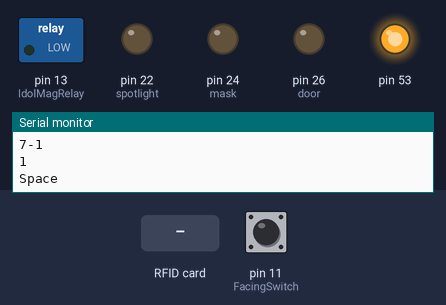
This sketch was run on a simulated Arduino Mega 2560, built with avr-gcc and run on an emulated ATmega2560. On the bench: switched loads named in the sketch (green lamp = pin HIGH), output pins drawn as LEDs (lit = HIGH), the last lines printed to the serial monitor. The test bench sets the inputs (shaded band); at power-on: pin 11 (FacingSwitch) HIGH. Pins used as bus, display or sensor lines are not drawn.

Above: at 1.6 s.
1.7 s: pin 11 (FacingSwitch) pulled LOW for 0.15 s
At 1.85 s:
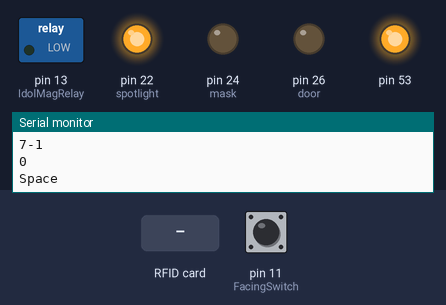
3.4 s: RFID card BA 32 40 46 held to the reader
4.9 s: RFID card CA AA C1 DD held to the reader
6.4 s: pin 11 (FacingSwitch) pulled LOW for 3.2 s
At 10.7 s:
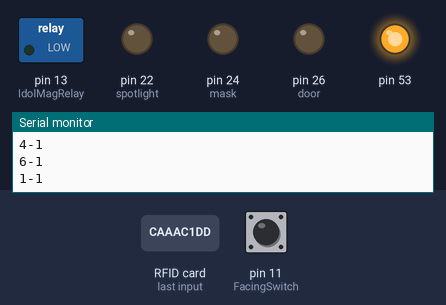
11.2 s: RFID card 5A 0C AB DD held to the reader
12.7 s: pin 11 (FacingSwitch) pulsed LOW 5 times (0.12 s each, 0.3 s apart)
At 13.32 s:
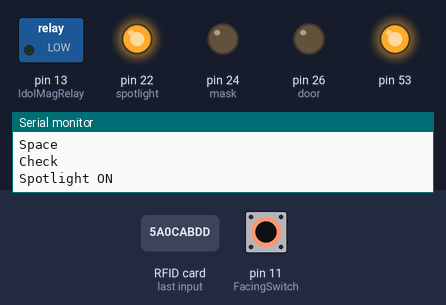
Timing chart, 0 to 15.7 s (numbered marks = the images above; inputs shaded):
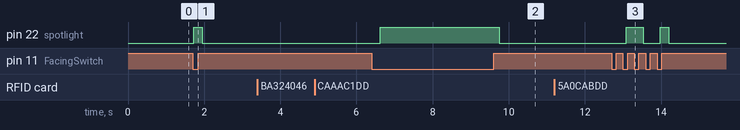

The sketch:

Rfid_final.ino
```cpp
#include <MFRC522.h>
#include <SPI.h>


int spotlight = 22; //Red
int mask = 24;      //White
int door = 26;      //Green
int nfcreader = 1;
int nfc0 = 12; // SPI PIN for first reader
int nfc1 = 3;
int nfc2 = 4;
int nfc3 = 5;
int nfc4 = 6;
int nfc5 = 7;
int nfc6 = 8;
int nfc7 = 10;

int flag0 = -1;
int flag1 = -1;
int flag2 = -1;
int flag3 = -1;
int flag4 = -1;
int flag5 = -1;
int flag6 = -1;
int flag7 = -1;

int test0 = 0;
int test1 = 0;
int test2 = 0;
int test3 = 0;
int test4 = 0;
int test5 = 0;
int test6 = 0;
int test7 = 0;

int spotlightcheck = 0;


MFRC522 mfrc522_0(nfc0, 9);
MFRC522 mfrc522_1(nfc1, 9);
MFRC522 mfrc522_2(nfc2, 9);
MFRC522 mfrc522_3(nfc3, 9);
MFRC522 mfrc522_4(nfc4, 9);
MFRC522 mfrc522_5(nfc5, 9);
MFRC522 mfrc522_6(nfc6, 9);
MFRC522 mfrc522_7(nfc7, 9);

int FacingSwitch  = 11;
int IdolMagRelay = 13;


/*
String SnakeTotem =    "ba324046";
String GreenCrystal =  "5a0cabdd";
String MonkeyTotem =   "daef3546";
String RedCrystal =    "9ae23546";
String JaguarTotem =   "ca37cadd";
String VioletCrystal = "eae2b5dd";
String EagleTotem =    "1af6cddd";
String BlueCrystal =   "ca8daddd";

String SnakeTotem2 =    "caaac1dd";
String GreenCrystal2 =  "ca1baddd";
String MonkeyTotem2 =   "4ae2c7dd";
String RedCrystal2 =    "7a00cedd";
String JaguarTotem2 =   "fa9ab6dd";
String VioletCrystal2 = "ea6d2846";
String EagleTotem2 =    "ba81cddd";
String BlueCrystal2 =   "5a00cadd";
*/

String temp0;
String temp1;
String temp2;
String temp3;
String temp4;
String temp5;
String temp6;
String temp7;


void setup() {

 Serial.begin(9600);


 pinMode(nfc0, OUTPUT);
 pinMode(nfc1, OUTPUT);
 pinMode(nfc2, OUTPUT);
 pinMode(nfc3, OUTPUT);
 pinMode(nfc4, OUTPUT);
 pinMode(nfc5, OUTPUT);
 pinMode(nfc6, OUTPUT);
 pinMode(nfc7, OUTPUT);
 pinMode(FacingSwitch, INPUT_PULLUP);
 pinMode(IdolMagRelay, OUTPUT);
 pinMode(spotlight, OUTPUT);
 pinMode(mask, OUTPUT);
 pinMode(door, OUTPUT);
 digitalWrite(IdolMagRelay, LOW);
 digitalWrite(spotlight, LOW);
 digitalWrite(mask, LOW);
 digitalWrite(door, LOW);

 SPI.begin();
 SPI.setBitOrder(MSBFIRST);

 // Init MFRC522 cards
 mfrc522_0.PCD_Init();
 mfrc522_1.PCD_Init();
 mfrc522_2.PCD_Init();
 mfrc522_3.PCD_Init();
 mfrc522_4.PCD_Init();
 mfrc522_5.PCD_Init();
 mfrc522_6.PCD_Init();
 mfrc522_7.PCD_Init();


 Serial.println("Ready to scan");
}

void read32bitValue(int value, int ss)
{
 digitalWrite(ss, LOW);
 uint32_t val;
 val = SPI.transfer(0xff); //0xff is a dummy
 val |= (uint32_t)SPI.transfer(0xff) << 8;
 val |= (uint32_t)SPI.transfer(0xff) << 16;
 val |= (uint32_t)SPI.transfer(0xff) << 24;
 digitalWrite(ss, HIGH);
}

// Get the UID of the card being scanned
String getID(MFRC522 card){

 String output = "";

 for (byte i = 0; i < card.uid.size; i++) {
 output += card.uid.uidByte[i] < 0x10 ? "0" : "";
 output += String(card.uid.uidByte[i],HEX);
 }

 return output;
}

String readCard(MFRC522 card,int readerNumber) {

 if ( !card.PICC_IsNewCardPresent()) {
  return ("         ");
 }

 if ( !card.PICC_ReadCardSerial()) {
  return("BUS");
 }

 Serial.print("Card "+String(readerNumber)+":");
 Serial.println(getID(card));

 return(getID(card));


}

void(* resetFunc) (void) = 0;

void loop() {


 read32bitValue(0, nfc0);
 nfcreader++;
 temp0 = readCard(mfrc522_0,0);
 if((temp0.equals("ba324046")) || (temp0.equals("caaac1dd")))
 {
  flag0 = 1;
  test0 = 0;


 }
 else if(temp0.equals("         ") && test0 == 0)
 {
  test0++;
 }
 else
 {
  flag0 = -1;
  test0 = 0;
 }

 read32bitValue(0, nfc1);
 nfcreader++;
 temp1 = readCard(mfrc522_1,1);
 if((temp1.equals("5a0cabdd")) || (temp1.equals("ca1baddd")))
 {
  flag1 = 1;
  test1 = 0;
 }
 else if(temp1.equals("         ") && test1 == 0)
 {
  test1++;
 }
 else
 {
  flag1 = -1;
  test1 = 0;
 }


 read32bitValue(0, nfc2);
 nfcreader++;
 temp2 = readCard(mfrc522_2,2);
 if((temp2.equals("daef3546")) || (temp2.equals("4ae2c7dd")))
 {
  flag2 = 1;
  test2 = 0;
 }
 else if(temp2.equals("         ") && test2 == 0)
 {
  test2++;
 }
 else
 {
  flag2 = -1;
  test2 = 0;
 }


 read32bitValue(0, nfc3);
 nfcreader++;
 temp3 = readCard(mfrc522_3,3);
 if((temp3.equals("9ae23546")) || (temp3.equals("7a00cedd")))
 {
  flag3 = 1;
  test3 = 0;
 }
 else if(temp3.equals("         ") && test3 == 0)
 {
  test3++;
 }
 else
 {
  flag3 = -1;
  test3 = 0;
 }


 read32bitValue(0, nfc4);
 nfcreader++;
 temp4 =readCard(mfrc522_4,4);
 if((temp4.equals("ca37cadd")) || (temp4.equals("fa9ab6dd")))
 {
  flag4 = 1;
  test4 = 0;
 }
 else if(temp4.equals("         ") && test4 == 0)
 {
  test4++;
 }
 else
 {
  flag4 = -1;
  test4 = 0;
 }


 read32bitValue(0, nfc5);
 nfcreader++;
 temp5 =readCard(mfrc522_5,5);
 if((temp5.equals("eae2b5dd")) || (temp5.equals("ea6d2846")))
 {
  flag5 = 1;
  test5 = 0;
 }
 else if(temp5.equals("         ") && test5 == 0)
 {
  test5++;
 }
 else
 {
  flag5 = -1;
  test5 = 0;
 }

 read32bitValue(0, nfc6);
 nfcreader++;
 temp6 =readCard(mfrc522_6,6);
 if((temp6.equals("1af6cddd")) || (temp6.equals("ba81cddd")))
 {
  flag6 = 1;
  test6 = 0;
  Serial.println("Eagle");
 }
 else if(temp6.equals("         ") && test6 == 0)
 {
  test6++;
 }
 else
 {
  flag6 = -1;
  test6 = 0;
 }


 read32bitValue(0, nfc7);
 nfcreader++;
 temp7=readCard(mfrc522_7,7);
 if((temp7.equals("ca8daddd")) || (temp7.equals("5a00cadd")))
 {
  flag7 = 1;
  test7 = 0;
 }
 else if(temp7.equals("         ") && test7 == 0)
 {
  test7++;
 }
 else
 {
  flag7 = -1;
  test7 = 0;
 }


 Serial.println("Check");


 if(digitalRead(FacingSwitch) == LOW)
 {
  digitalWrite(spotlight, HIGH);
  Serial.println("Spotlight ON");
  spotlightcheck = 1;
 }

 if(digitalRead(FacingSwitch) == HIGH)
 {
  digitalWrite(spotlight, LOW);
  Serial.println("Spotlight OFF");
  spotlightcheck = 0;
 }


 if((flag0 == 1 && flag2 == 1 && flag4 == 1 && flag6 == 1) || (flag1 == 1 && flag3 == 1 && flag5 == 1 && flag7 == 1))
 {
   digitalWrite(mask, HIGH);
   Serial.println("Masks On");
 }
 else
 {
  digitalWrite(mask, LOW);
  Serial.println("Masks OFF");

 }
 Serial.print("0");
 Serial.println(flag0);
 Serial.print("2");
 Serial.println(flag2);
 Serial.print("4");
 Serial.println(flag4);
 Serial.print("6");
 Serial.println(flag6);

 if(flag1 == 1 && flag3 == 1 && flag5 == 1 && flag7 == 1 && flag0 == 1 &&  flag2 == 1 && flag4 == 1 && flag6 == 1 && spotlightcheck == 1)
 {
  digitalWrite(door, HIGH);

  for(int i = 0; i <= 6; i++)
  {
    digitalWrite(IdolMagRelay, HIGH);
    delay(45);
    digitalWrite(IdolMagRelay, LOW);
    delay(180);


  }

  digitalWrite(IdolMagRelay, HIGH);
  Serial.println("Yes");

  delay(30000);
  digitalWrite(IdolMagRelay, LOW);
  Serial.println("Door ON");

  resetFunc();
 }
  else
 {
  digitalWrite(door, LOW);
  digitalWrite(IdolMagRelay, LOW);


 }

 Serial.print("1");
 Serial.println(flag1);
 Serial.print("3");
 Serial.println(flag3);
 Serial.print("5");
 Serial.println(flag5);
 Serial.print("7");
 Serial.println(flag7);


 Serial.println(digitalRead(FacingSwitch));
 Serial.println("Space");


}
```

Measured:
- after the input at 1.7 s, pin 22 (spotlight): LOW → HIGH at once, → LOW 0.22 s later
- after the input at 6.4 s, pin 22 (spotlight): LOW → HIGH after 0.22 s, → LOW 3.1 s later
- after the input at 12.7 s, pin 22 (spotlight): LOW → HIGH after 0.39 s, → LOW 0.45 s later, → HIGH 0.45 s later, → LOW 0.22 s later
